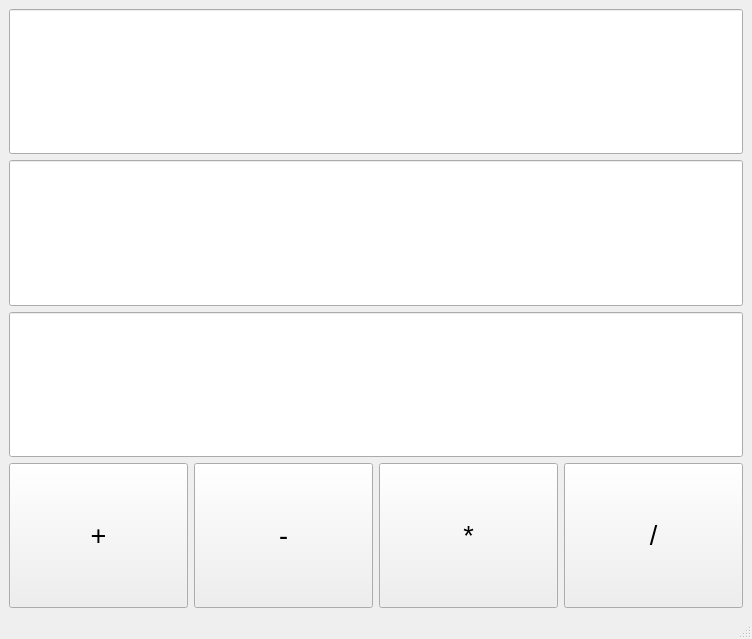
<?xml version="1.0" encoding="UTF-8"?>
<ui version="4.0">
 <class>MainWindow</class>
 <widget class="QMainWindow" name="MainWindow">
  <property name="geometry">
   <rect>
    <x>0</x>
    <y>0</y>
    <width>752</width>
    <height>639</height>
   </rect>
  </property>
  <property name="sizePolicy">
   <sizepolicy hsizetype="Expanding" vsizetype="Expanding">
    <horstretch>0</horstretch>
    <verstretch>0</verstretch>
   </sizepolicy>
  </property>
  <property name="windowTitle">
   <string>MainWindow</string>
  </property>
  <widget class="QWidget" name="centralwidget">
   <layout class="QGridLayout" name="gridLayout">
    <item row="0" column="0">
     <layout class="QVBoxLayout" name="verticalLayout">
      <item>
       <widget class="QLineEdit" name="lineEdit_2">
        <property name="sizePolicy">
         <sizepolicy hsizetype="Expanding" vsizetype="Expanding">
          <horstretch>0</horstretch>
          <verstretch>0</verstretch>
         </sizepolicy>
        </property>
        <property name="font">
         <font>
          <pointsize>20</pointsize>
          <weight>50</weight>
          <italic>false</italic>
          <bold>false</bold>
          <underline>false</underline>
          <strikeout>false</strikeout>
         </font>
        </property>
        <property name="text">
         <string/>
        </property>
       </widget>
      </item>
      <item>
       <widget class="QLineEdit" name="lineEdit">
        <property name="sizePolicy">
         <sizepolicy hsizetype="Expanding" vsizetype="Expanding">
          <horstretch>0</horstretch>
          <verstretch>0</verstretch>
         </sizepolicy>
        </property>
        <property name="font">
         <font>
          <pointsize>20</pointsize>
          <weight>50</weight>
          <italic>false</italic>
          <bold>false</bold>
          <underline>false</underline>
          <strikeout>false</strikeout>
         </font>
        </property>
        <property name="text">
         <string/>
        </property>
       </widget>
      </item>
      <item>
       <widget class="QLineEdit" name="lineEdit_3">
        <property name="sizePolicy">
         <sizepolicy hsizetype="Expanding" vsizetype="Expanding">
          <horstretch>0</horstretch>
          <verstretch>0</verstretch>
         </sizepolicy>
        </property>
        <property name="font">
         <font>
          <pointsize>20</pointsize>
          <weight>50</weight>
          <italic>false</italic>
          <bold>false</bold>
          <underline>false</underline>
          <strikeout>false</strikeout>
         </font>
        </property>
        <property name="text">
         <string/>
        </property>
       </widget>
      </item>
      <item>
       <layout class="QHBoxLayout" name="horizontalLayout">
        <item>
         <widget class="QPushButton" name="pushButton_4">
          <property name="sizePolicy">
           <sizepolicy hsizetype="Expanding" vsizetype="Expanding">
            <horstretch>0</horstretch>
            <verstretch>0</verstretch>
           </sizepolicy>
          </property>
          <property name="font">
           <font>
            <pointsize>20</pointsize>
            <weight>50</weight>
            <italic>false</italic>
            <bold>false</bold>
            <underline>false</underline>
            <strikeout>false</strikeout>
           </font>
          </property>
          <property name="text">
           <string>+</string>
          </property>
         </widget>
        </item>
        <item>
         <widget class="QPushButton" name="pushButton_3">
          <property name="sizePolicy">
           <sizepolicy hsizetype="Expanding" vsizetype="Expanding">
            <horstretch>0</horstretch>
            <verstretch>0</verstretch>
           </sizepolicy>
          </property>
          <property name="font">
           <font>
            <pointsize>20</pointsize>
            <weight>50</weight>
            <italic>false</italic>
            <bold>false</bold>
            <underline>false</underline>
            <strikeout>false</strikeout>
           </font>
          </property>
          <property name="text">
           <string>-</string>
          </property>
         </widget>
        </item>
        <item>
         <widget class="QPushButton" name="pushButton_2">
          <property name="sizePolicy">
           <sizepolicy hsizetype="Expanding" vsizetype="Expanding">
            <horstretch>0</horstretch>
            <verstretch>0</verstretch>
           </sizepolicy>
          </property>
          <property name="font">
           <font>
            <pointsize>20</pointsize>
            <weight>50</weight>
            <italic>false</italic>
            <bold>false</bold>
            <underline>false</underline>
            <strikeout>false</strikeout>
           </font>
          </property>
          <property name="text">
           <string>*</string>
          </property>
         </widget>
        </item>
        <item>
         <widget class="QPushButton" name="pushButton">
          <property name="sizePolicy">
           <sizepolicy hsizetype="Expanding" vsizetype="Expanding">
            <horstretch>0</horstretch>
            <verstretch>0</verstretch>
           </sizepolicy>
          </property>
          <property name="font">
           <font>
            <pointsize>20</pointsize>
            <weight>50</weight>
            <italic>false</italic>
            <bold>false</bold>
            <underline>false</underline>
            <strikeout>false</strikeout>
           </font>
          </property>
          <property name="text">
           <string>/</string>
          </property>
         </widget>
        </item>
       </layout>
      </item>
     </layout>
    </item>
   </layout>
  </widget>
  <widget class="QMenuBar" name="menubar">
   <property name="geometry">
    <rect>
     <x>0</x>
     <y>0</y>
     <width>752</width>
     <height>26</height>
    </rect>
   </property>
  </widget>
  <widget class="QStatusBar" name="statusbar"/>
 </widget>
 <resources/>
 <connections>
  <connection>
   <sender>pushButton_4</sender>
   <signal>clicked()</signal>
   <receiver>MainWindow</receiver>
   <slot>addition()</slot>
   <hints>
    <hint type="sourcelabel">
     <x>108</x>
     <y>526</y>
    </hint>
    <hint type="destinationlabel">
     <x>198</x>
     <y>612</y>
    </hint>
   </hints>
  </connection>
  <connection>
   <sender>pushButton_3</sender>
   <signal>clicked()</signal>
   <receiver>MainWindow</receiver>
   <slot>subtraction()</slot>
   <hints>
    <hint type="sourcelabel">
     <x>289</x>
     <y>534</y>
    </hint>
    <hint type="destinationlabel">
     <x>303</x>
     <y>611</y>
    </hint>
   </hints>
  </connection>
  <connection>
   <sender>pushButton_2</sender>
   <signal>clicked()</signal>
   <receiver>MainWindow</receiver>
   <slot>multiplication()</slot>
   <hints>
    <hint type="sourcelabel">
     <x>432</x>
     <y>503</y>
    </hint>
    <hint type="destinationlabel">
     <x>562</x>
     <y>606</y>
    </hint>
   </hints>
  </connection>
  <connection>
   <sender>pushButton</sender>
   <signal>clicked()</signal>
   <receiver>MainWindow</receiver>
   <slot>division()</slot>
   <hints>
    <hint type="sourcelabel">
     <x>638</x>
     <y>516</y>
    </hint>
    <hint type="destinationlabel">
     <x>695</x>
     <y>610</y>
    </hint>
   </hints>
  </connection>
 </connections>
 <slots>
  <slot>addition()</slot>
  <slot>subtraction()</slot>
  <slot>multiplication()</slot>
  <slot>division()</slot>
 </slots>
</ui>
